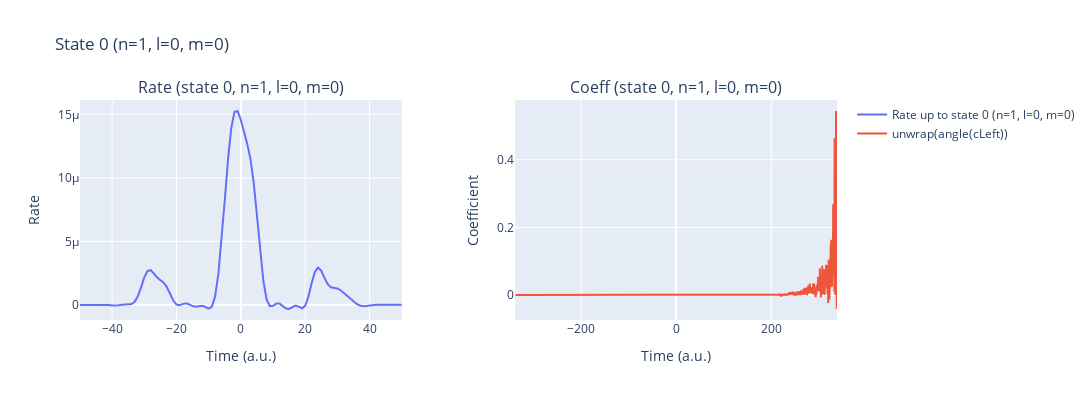
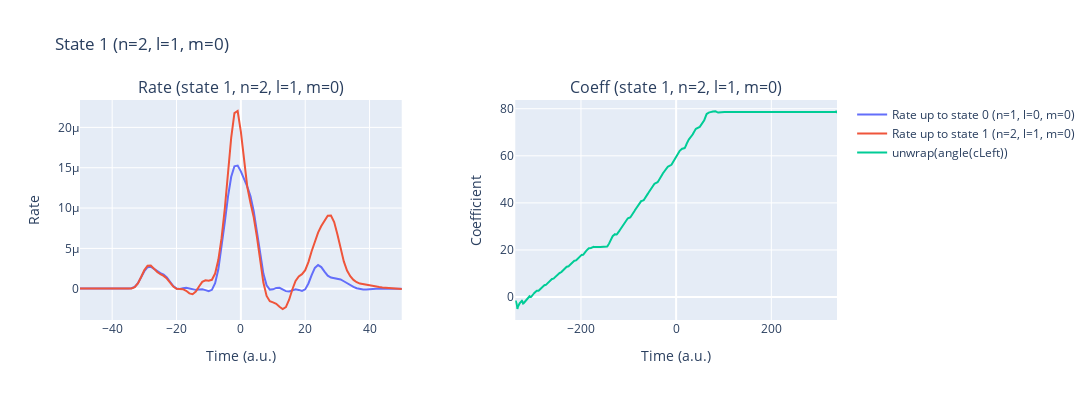

The cell these charts' notebook holds for them, in order:
### Code cell
%autoreload
laser_pulses.add_pulse(params['lam0'], params['intensity'], params['cep'], params['lam0']/ AtomicUnits.nm / AtomicUnits.speed_of_light)
laser_pulses.add_pulse(250, 8e9, -np.pi/2, 250/ AtomicUnits.nm / AtomicUnits.speed_of_light, t0=-244.98)
t_min, t_max = laser_pulses.get_time_interval()
time_recon_2= np.arange(int(t_min), int(t_max)+1, 1.)

rateExcited_2 = IonRate(time_recon_2, laser_pulses, params, dT=0.5, kernel_type='exact_SFA', excitedStates=2, coeffType="numerical", gauge="length", get_p_only=True, only_c0_is_1_rest_normal=True)
laser_pulses.reset()

### Figure 1 — Plotly figure (JSON) as saved in the notebook; plotly's stock layout.template omitted (floating-point values rounded to 4 significant figures; data arrays with more than 128 entries replaced by an {"elided": "..."} marker saying what was removed)
{"data": [{"mode": "lines", "name": "Rate up to state 0 (n=1, l=0, m=0)", "type": "scatter", "x": {"elided": "504 int values"}, "xaxis": "x", "y": {"elided": "504 float values"}, "yaxis": "y"}, {"mode": "lines", "name": "unwrap(angle(cLeft))", "type": "scatter", "x": {"elided": "1353 float values"}, "xaxis": "x2", "y": {"elided": "1353 float values"}, "yaxis": "y2"}], "layout": {"annotations": [{"font": {"size": 16}, "showarrow": false, "text": "Rate (state 0, n=1, l=0, m=0)", "x": 0.2125, "xanchor": "center", "xref": "paper", "y": 1, "yanchor": "bottom", "yref": "paper"}, {"font": {"size": 16}, "showarrow": false, "text": "Coeff (state 0, n=1, l=0, m=0)", "x": 0.7875, "xanchor": "center", "xref": "paper", "y": 1, "yanchor": "bottom", "yref": "paper"}], "height": 400, "title": {"text": "State 0 (n=1, l=0, m=0)"}, "width": 1200, "xaxis": {"anchor": "y", "domain": [0, 0.425], "range": [-50, 50], "title": {"text": "Time (a.u.)"}}, "xaxis2": {"anchor": "y2", "domain": [0.575, 1], "title": {"text": "Time (a.u.)"}}, "yaxis": {"anchor": "x", "domain": [0, 1], "title": {"text": "Rate"}}, "yaxis2": {"anchor": "x2", "domain": [0, 1], "title": {"text": "Coefficient"}}}}

### Figure 2 — Plotly figure (JSON) as saved in the notebook; plotly's stock layout.template omitted (floating-point values rounded to 4 significant figures; data arrays with more than 128 entries replaced by an {"elided": "..."} marker saying what was removed)
{"data": [{"mode": "lines", "name": "Rate up to state 0 (n=1, l=0, m=0)", "type": "scatter", "x": {"elided": "504 int values"}, "xaxis": "x", "y": {"elided": "504 float values"}, "yaxis": "y"}, {"mode": "lines", "name": "Rate up to state 1 (n=2, l=1, m=0)", "type": "scatter", "x": {"elided": "504 int values"}, "xaxis": "x", "y": {"elided": "504 float values"}, "yaxis": "y"}, {"mode": "lines", "name": "unwrap(angle(cLeft))", "type": "scatter", "x": {"elided": "1353 float values"}, "xaxis": "x2", "y": {"elided": "1353 float values"}, "yaxis": "y2"}], "layout": {"annotations": [{"font": {"size": 16}, "showarrow": false, "text": "Rate (state 1, n=2, l=1, m=0)", "x": 0.2125, "xanchor": "center", "xref": "paper", "y": 1, "yanchor": "bottom", "yref": "paper"}, {"font": {"size": 16}, "showarrow": false, "text": "Coeff (state 1, n=2, l=1, m=0)", "x": 0.7875, "xanchor": "center", "xref": "paper", "y": 1, "yanchor": "bottom", "yref": "paper"}], "height": 400, "title": {"text": "State 1 (n=2, l=1, m=0)"}, "width": 1200, "xaxis": {"anchor": "y", "domain": [0, 0.425], "range": [-50, 50], "title": {"text": "Time (a.u.)"}}, "xaxis2": {"anchor": "y2", "domain": [0.575, 1], "title": {"text": "Time (a.u.)"}}, "yaxis": {"anchor": "x", "domain": [0, 1], "title": {"text": "Rate"}}, "yaxis2": {"anchor": "x2", "domain": [0, 1], "title": {"text": "Coefficient"}}}}
